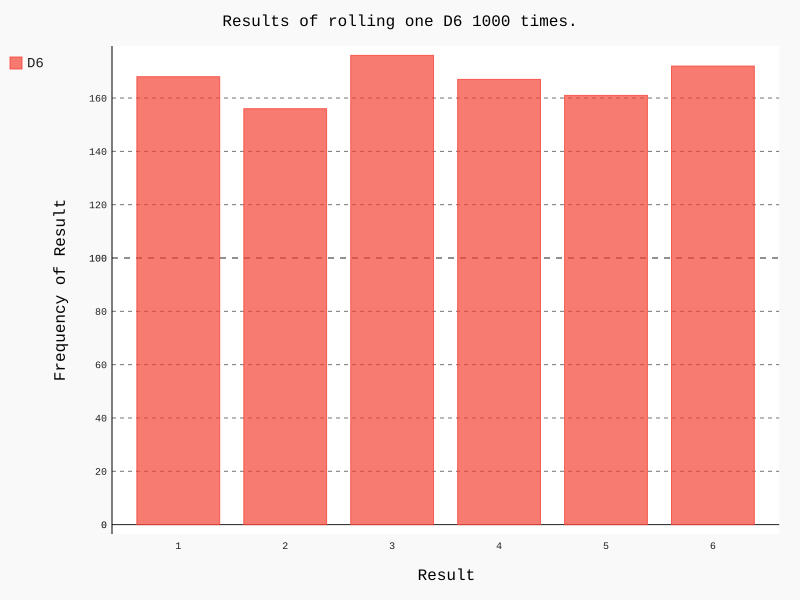

Python code for this plot:
import pygal

from die import Die

# create a D6
die = Die()

# make some rolls and store the results in a list
results = list()
for _ in range(1000):
    result = die.roll()
    results.append(result)

# analyze the results
frequencies = list()
for value in range(1, die.num_sides + 1):
    frequency = results.count(value)
    frequencies.append(frequency)

# visualize the results
hist = pygal.Bar()

hist.title = "Results of rolling one D6 1000 times."
hist.x_labels = ["1", "2", "3", "4", "5", "6"]
hist.x_title = "Result"
hist.y_title = "Frequency of Result"

hist.add("D6", frequencies)
hist.render_to_file("die_visual.svg")
